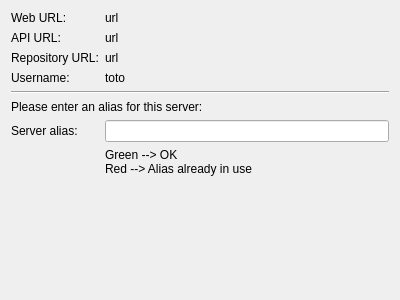
<?xml version="1.0" encoding="UTF-8"?>
<ui version="4.0">
 <class>WizardPage</class>
 <widget class="QWizardPage" name="WizardPage">
  <property name="geometry">
   <rect>
    <x>0</x>
    <y>0</y>
    <width>400</width>
    <height>300</height>
   </rect>
  </property>
  <property name="windowTitle">
   <string>WizardPage</string>
  </property>
  <property name="locale">
   <locale language="English" country="UnitedStates"/>
  </property>
  <property name="title">
   <string>Server configuration</string>
  </property>
  <property name="subTitle">
   <string>Recap of your settings. Username, password and URLs have been checked.</string>
  </property>
  <attribute name="pageId">
   <string notr="true">4</string>
  </attribute>
  <layout class="QFormLayout" name="formLayout">
   <property name="fieldGrowthPolicy">
    <enum>QFormLayout::ExpandingFieldsGrow</enum>
   </property>
   <item row="0" column="0">
    <widget class="QLabel" name="label">
     <property name="text">
      <string>Web URL:</string>
     </property>
    </widget>
   </item>
   <item row="0" column="1">
    <widget class="QLabel" name="webUrlLabel">
     <property name="text">
      <string>url</string>
     </property>
    </widget>
   </item>
   <item row="1" column="0">
    <widget class="QLabel" name="label_4">
     <property name="text">
      <string>API URL:</string>
     </property>
    </widget>
   </item>
   <item row="1" column="1">
    <widget class="QLabel" name="apiUrlLabel">
     <property name="text">
      <string>url</string>
     </property>
    </widget>
   </item>
   <item row="2" column="0">
    <widget class="QLabel" name="label_6">
     <property name="text">
      <string>Repository URL:</string>
     </property>
    </widget>
   </item>
   <item row="2" column="1">
    <widget class="QLabel" name="repoUrlLabel">
     <property name="text">
      <string>url</string>
     </property>
    </widget>
   </item>
   <item row="3" column="0">
    <widget class="QLabel" name="label_8">
     <property name="text">
      <string>Username:</string>
     </property>
    </widget>
   </item>
   <item row="3" column="1">
    <widget class="QLabel" name="usernameLabel">
     <property name="text">
      <string>toto</string>
     </property>
    </widget>
   </item>
   <item row="4" column="0" colspan="2">
    <widget class="Line" name="line">
     <property name="orientation">
      <enum>Qt::Horizontal</enum>
     </property>
    </widget>
   </item>
   <item row="6" column="0">
    <widget class="QLabel" name="label_2">
     <property name="text">
      <string>Server alias:</string>
     </property>
    </widget>
   </item>
   <item row="6" column="1">
    <widget class="QLineEdit" name="aliasLineEdit"/>
   </item>
   <item row="7" column="1">
    <widget class="QLabel" name="aliasColorsLabel">
     <property name="text">
      <string>Green --&gt; OK
Red --&gt; Alias already in use</string>
     </property>
    </widget>
   </item>
   <item row="5" column="0" colspan="2">
    <widget class="QLabel" name="pleaseEnterAliasLabel">
     <property name="text">
      <string>Please enter an alias for this server:</string>
     </property>
    </widget>
   </item>
  </layout>
 </widget>
 <resources/>
 <connections/>
</ui>
